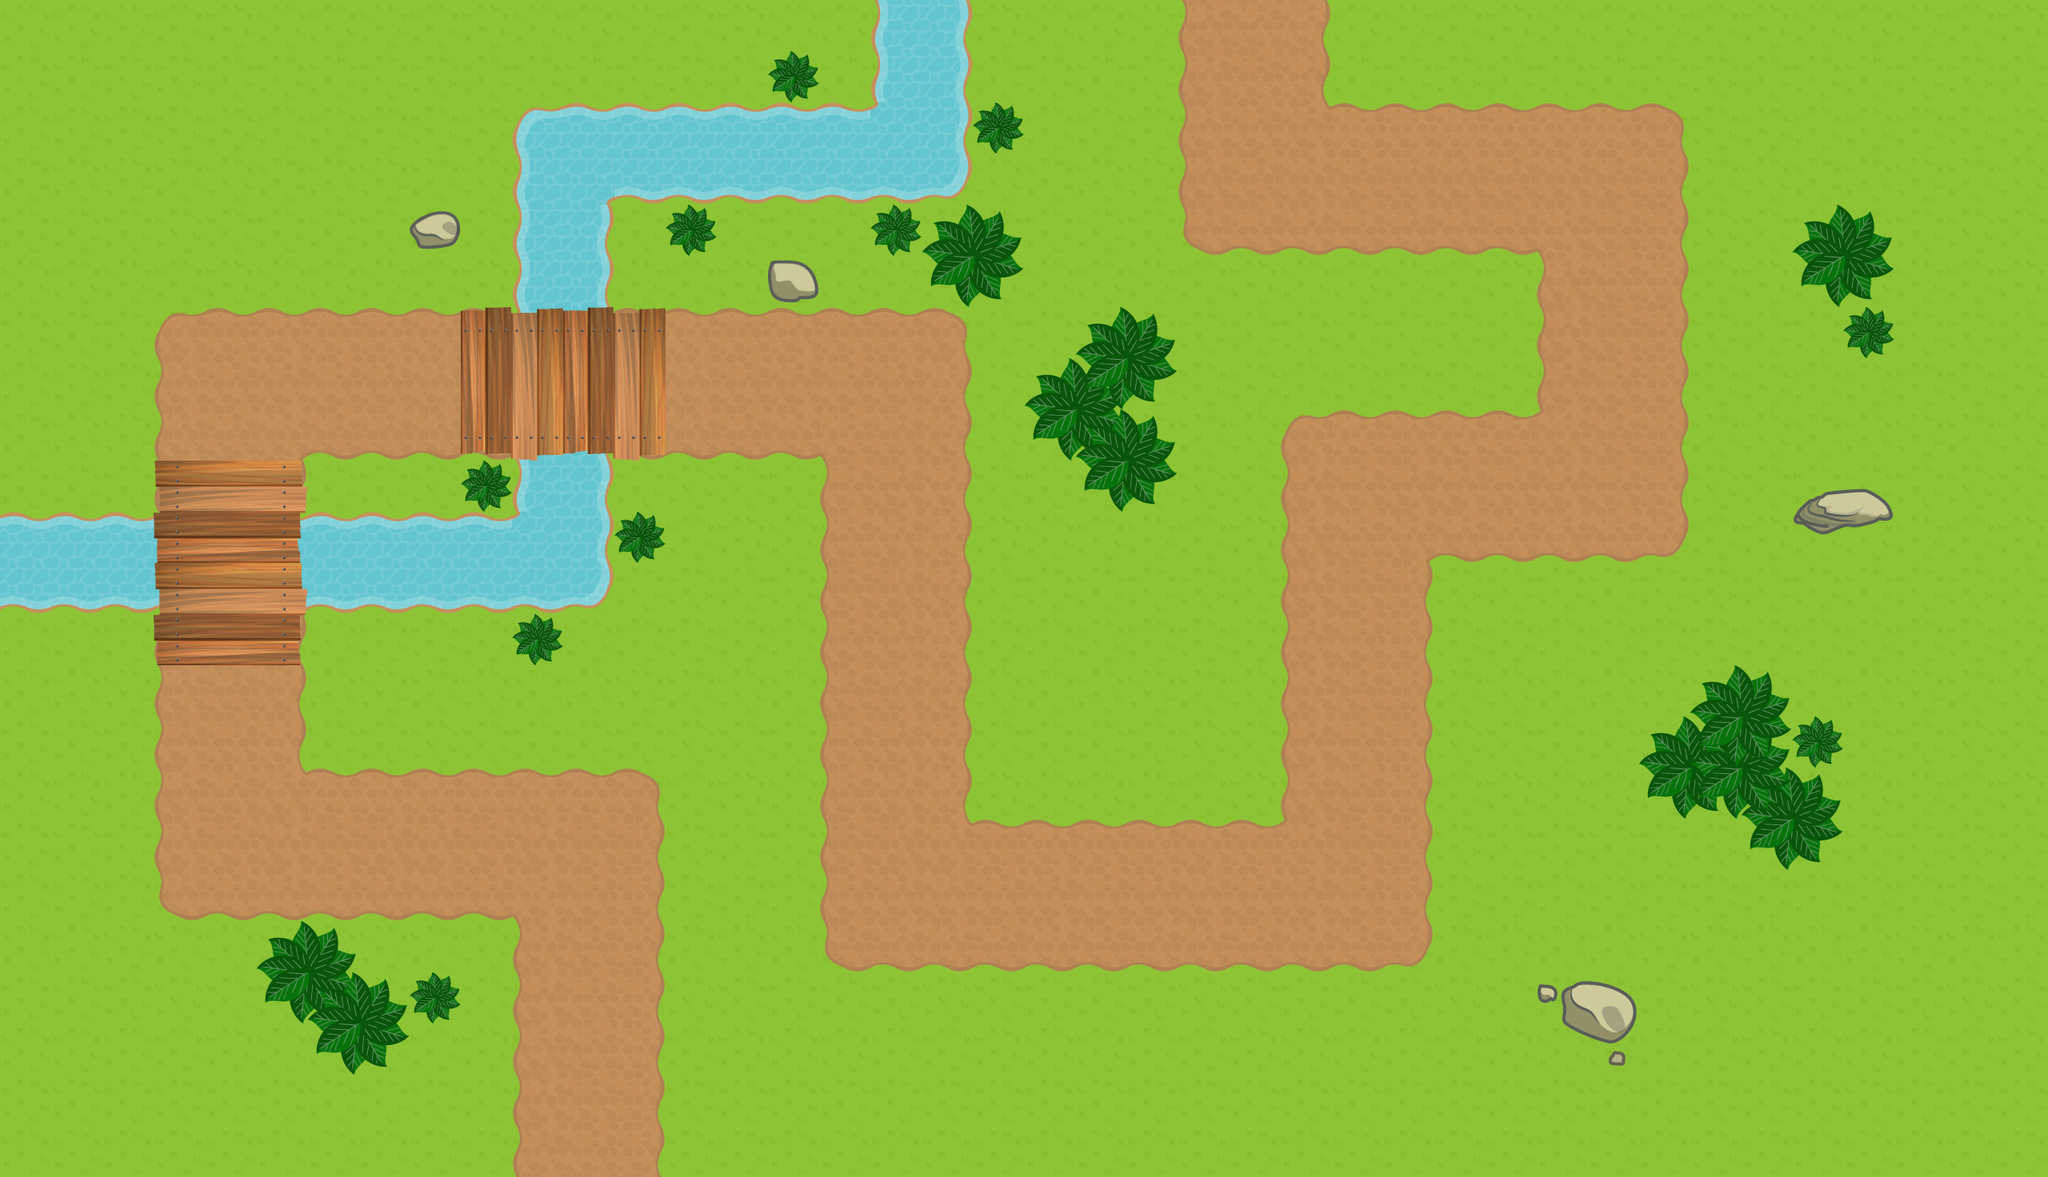

Rendered tile map (Tiled .tmx) drawn with the repository's tilesets; below, a short description and the map source with its tile grids summarised:
An orthogonal 40x23 tile map with 64x64 px tiles, 4 tile layers (Tile Layer 1, Tile Layer 2, Tile Layer 3, Tile Layer 4), 4 tilesets and 16 objects (PathLine).

<map version="1.0" tiledversion="1.0.2" orientation="orthogonal" renderorder="right-down" width="40" height="23" tilewidth="64" tileheight="64" nextobjectid="42">
 <tileset firstgid="1" name="tiles" tilewidth="64" tileheight="64" spacing="4" margin="2" tilecount="49" columns="7">
  <image source="../tiles/tiles.png" width="512" height="512" />
  <terraintypes>
   <terrain name="Path" tile="18" />
   <terrain name="Water" tile="33" />
  </terraintypes>
  <tile id="14" terrain=",,,0" />
  <tile id="15" terrain=",,0,0" />
  <tile id="16" terrain=",,0," />
  <tile id="17" terrain=",0,,0" />
  <tile id="18" terrain="0,0,0,0" />
  <tile id="19" terrain="0,,0," />
  <tile id="20" terrain=",0,," />
  <tile id="21" terrain="0,0,," />
  <tile id="22" terrain="0,,," />
  <tile id="23" terrain="0,,0,0" />
  <tile id="24" terrain=",0,0,0" />
  <tile id="25" terrain="0,0,,0" />
  <tile id="26" terrain="0,0,0," />
  <tile id="29" terrain=",,,1" />
  <tile id="30" terrain=",,1,1" />
  <tile id="31" terrain=",,1," />
  <tile id="32" terrain=",1,,1" />
  <tile id="33" terrain="1,1,1,1" />
  <tile id="34" terrain="1,,1," />
  <tile id="35" terrain=",1,," />
  <tile id="36" terrain="1,1,," />
  <tile id="37" terrain="1,,," />
  <tile id="38" terrain="1,1,1," />
  <tile id="39" terrain="1,1,,1" />
  <tile id="40" terrain="1,,1,1" />
  <tile id="41" terrain=",1,1,1" />
 </tileset>
 <tileset firstgid="50" name="tiles2" tilewidth="64" tileheight="64" spacing="4" margin="2" tilecount="21" columns="7">
  <image source="../tiles/tiles2.png" width="512" height="256" />
 </tileset>
 <tileset firstgid="71" name="tiles3" tilewidth="64" tileheight="64" spacing="4" margin="2" tilecount="49" columns="7">
  <image source="../tiles/tiles3.png" width="512" height="512" />
 </tileset>
 <tileset firstgid="120" name="tiles4" tilewidth="64" tileheight="64" spacing="4" margin="2" tilecount="105" columns="7">
  <image source="../tiles/tiles4.png" width="512" height="1024" />
 </tileset>
 <layer name="Tile Layer 1" width="40" height="23">
  <data>[920 cells, 920 non-empty, 1 distinct tile ids]</data>
 </layer>
 <layer name="Tile Layer 2" width="40" height="23">
  <data>[920 cells, 319 non-empty, 26 distinct tile ids]</data>
 </layer>
 <layer name="Tile Layer 3" width="40" height="23">
  <data>[920 cells, 37 non-empty, 17 distinct tile ids]</data>
 </layer>
 <layer name="Tile Layer 4" width="40" height="23">
  <data>[920 cells, 30 non-empty, 15 distinct tile ids]</data>
 </layer>
 <objectgroup name="Path" visible="0">
  <object id="37" name="PathLine" x="734" y="1504">
   <polyline points="0,-32 0,-448 -448,-448 -448,-1024 384,-1024 384,-384 960,-384 960,-896 1280,-896 1280,-1280 832,-1280 832,-1504" />
  </object>
 </objectgroup>
 <objectgroup name="Boundary">
  <object id="26" x="653.5" y="986.667" width="166.917" height="484.833" />
  <object id="27" x="217.542" y="973.129" width="589.667" height="166.788" />
  <object id="28" x="205.708" y="410.167" width="166.917" height="719.166" />
  <object id="29" x="218.5" y="397.273" width="973.622" height="166.788" />
  <object id="30" x="1037.46" y="409.25" width="166.417" height="782.416" />
  <object id="31" x="1050.44" y="1037.7" width="717.273" height="166.788" />
  <object id="32" x="1613.97" y="537.265" width="166.917" height="654.621" />
  <object id="33" x="1625.53" y="525.394" width="461.667" height="166.788" />
  <object id="34" x="1933.16" y="152.834" width="166.917" height="527.083" />
  <object id="35" x="1497.17" y="141.606" width="589.167" height="165.788" />
  <object id="36" x="1485.54" y="0.166833" width="166.917" height="296.416" />
  <object id="38" x="0" y="653.333" width="745.25" height="102.667" />
  <object id="39" x="653.375" y="152.208" width="103.333" height="592.167" />
  <object id="40" x="663.5" y="141.417" width="529.716" height="102.667" />
  <object id="41" x="1101.5" y="0.333167" width="103.333" height="230.792" />
 </objectgroup>
</map>
